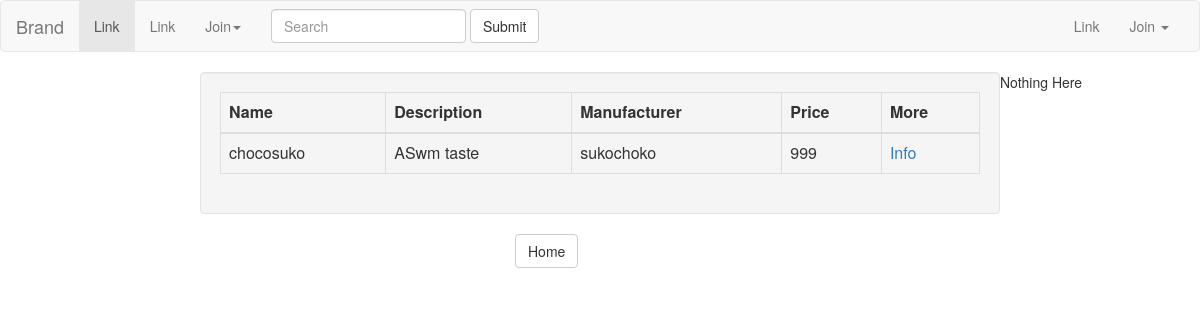
Before: / with the older database file.
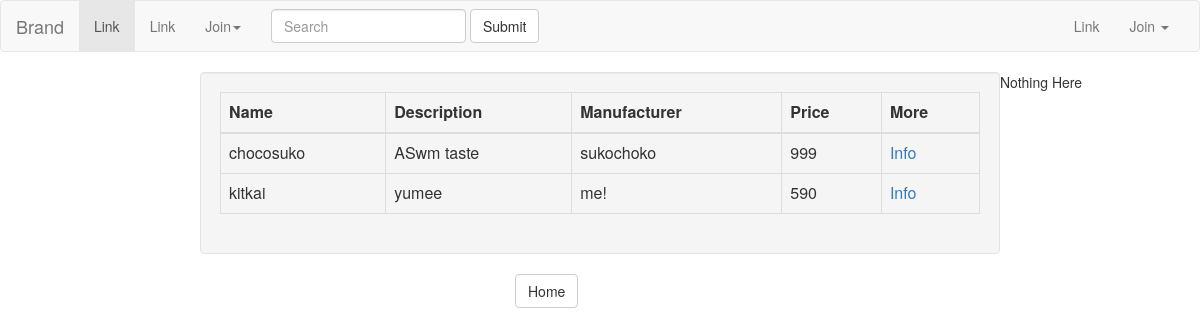
After: the same page with the newer database file.
### registration/models.py (models this page shows)
class Chocolate(models.Model):
    id = models.AutoField(primary_key=True)
    name = models.CharField(_('Chocolate Name'), max_length=100, blank=True)
    description = models.CharField(_('Chocolate Description'), max_length=1000, blank=True)
    manufacturer = models.CharField(_('Chocolate Manufacturer'), max_length=100, blank=True)
    price = models.IntegerField(_('Chocolate Price'),
                                 validators=[MaxValueValidator(1000), MinValueValidator(0)],
                                 help_text=_('4 digits maximum'), blank=True, null=True)

### registration/views.py (the view)
# urls.py: 2. Add a URL to urlpatterns:  url(r'^$', Home.as_view(), name='home')
class Home(ListView):
    template_name = "index.html"
    def get_queryset(self):
        return Chocolate.objects.all()

### registration/templates/index.html (shortened to what this page needs)
{% load staticfiles %}
<html xmlns="http://www.w3.org/1999/html">
<head>
<link rel="stylesheet" href="{%  static 'css/bootstrap.min.css' %}">
<link rel="stylesheet" href="{%  static 'css/bootstrap.min.css' %}"integrity="sha384-fLW2N01lMqjakBkx3l/M9EahuwpSfeNvV63J5ezn3uZzapT0u7EYsXMjQV+0En5r">
</head>
<body>
<nav class="navbar navbar-default">
  <div class="container-fluid">
    <div class="navbar-header">
      <a class="navbar-brand" href="#">Brand</a>
    </div>
    <div class="collapse navbar-collapse" id="bs-example-navbar-collapse-1">
      <ul class="nav navbar-nav">
        <li class="active"><a href="#">Link <span class="sr-only">(current)</span></a></li>
        <li><a href="#">Link</a></li>
        <li class="dropdown">
          <a href="#" class="dropdown-toggle" data-toggle="dropdown" role="button" aria-haspopup="true" aria-expanded="false">Join<span class="caret"></span></a>
        </li>
      </ul>
      <form class="navbar-form navbar-left" role="search">
        <div class="form-group">
          <input type="text" class="form-control" placeholder="Search">
        </div>
        <button type="submit" class="btn btn-default">Submit</button>
      </form>
      <ul class="nav navbar-nav navbar-right">
        <li><a href="#">Link</a></li>
        <li class="dropdown">
          <a href="#" class="dropdown-toggle" data-toggle="dropdown" role="button" aria-haspopup="true" aria-expanded="false">Join <span class="caret"></span></a>
        </li>
      </ul>
    </div>
  </div>
</nav>
<div class="col-md-8 col-md-offset-2 well">
<table class="table table-hover table-bordered table-responsive">
    <thead>
    <tr>
        <th>
            Name
        </th>
        <th>
            Description
        </th>
        <th>
            Manufacturer
        </th>
        <th>
            Price
        </th>
           <th>
            More
        </th>
    </tr>
    </thead>
    <tbody>
    {% for item in object_list %}
        <tr>
            <td> {{ item.name }} </td>
            <td> {{ item.description }}</td>
            <td> {{ item.manufacturer }}</td>
            <td> {{ item.price }}</td>
            <td> <a href="{% url 'chocolate_info' item.id %}">Info</a> </td>
        </tr>
    {% endfor %}
    </tbody>
</table>
</div>
{%  if user.is_anonymous %}
Nothing Here
{% else %}
 <div class="col-md-6 col-md-offset-5">
        <a href="{% url 'add_chocolates' %}">
              <button type="submit" class="btn btn-default">Add Chocolate</button>
        </a>
        </div>
{% endif %}
<div class="col-md-6 col-md-offset-5">
        <a href="{% url 'home' %}">
              <button type="submit" class="btn btn-default">Home</button>
        </a>
        </div>
</body>
</html>

Changed rows visible on the page:
added Chocolate: name "kitkai", description "yumee", manufacturer "me!", price "590"
